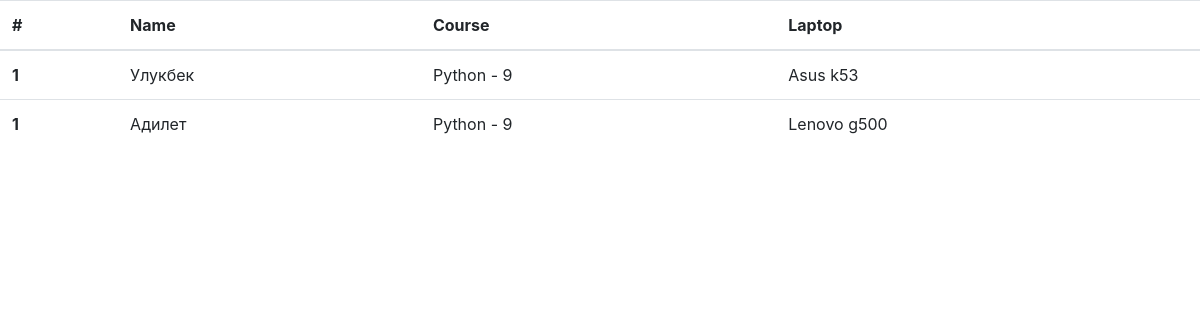
The app's page /student/list/, older data.
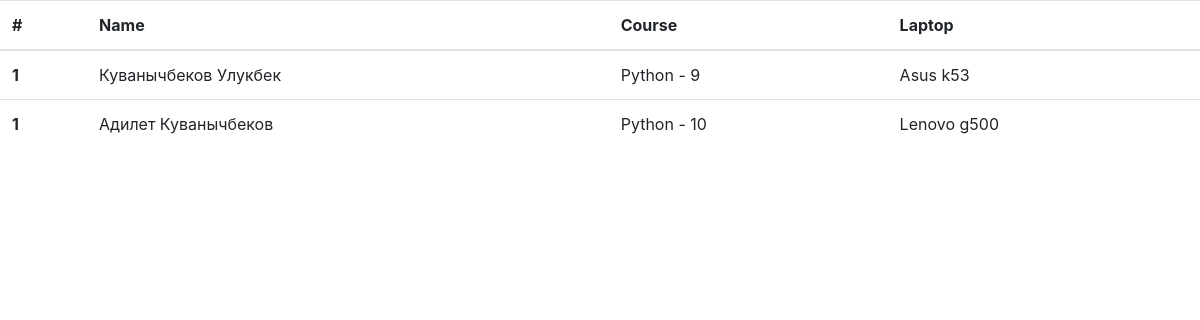
The same page, newer data.
### codify/models.py (models this page shows, shortened)
class Student(models.Model):
    name = models.CharField(max_length=100)
    course = models.ForeignKey(Course, on_delete=models.CASCADE)
    laptop = models.CharField(max_length=100)

class Course(models.Model):
    name = models.CharField(max_length=100)
    mentor_name = models.CharField(max_length=100)
    language = models.CharField(max_length=20)
    def __str__(self):
        return self.name

### codify/views.py (the view)
# urls.py: path('student/list/', views.student_list, name='student_list'),
def student_list(request):
    students = Student.objects.all()
    return render(request, 'student_list.html', {'students':students})

### codify/templates/student_list.html
{% extends 'base.html'%}
{% block content%}
<table class="table">
  <thead>
    <tr>
      <th scope="col">#</th>
      <th scope="col">Name</th>
      <th scope="col">Course</th>
      <th scope="col">Laptop</th>
    </tr>
  </thead>
  <tbody>
    {% for student in students %}
    <tr>
      <th scope="row">1</th>
      <td>{{ student.name }}</td>
      <td>{{ student.course }}</td>
      <td>{{ student.laptop }}</td>
    </tr>
    {% endfor %}
  </tbody>
</table>
{% endblock content%}

### codify/templates/base.html (shortened to what this page needs)
<!doctype html>
<html lang="en">
  <head>
    <link rel="stylesheet" href="https://cdn.jsdelivr.net/npm/bootstrap@4.6.2/dist/css/bootstrap.min.css">
  </head>
  <body>
    {% block content %}
    {% endblock content %}
  </body>
</html>

Row changes from the older to the newer data that the page shows:
removed Student: name "Улукбек", course "Python - 9", laptop "Asus k53"
removed Student: name "Адилет", course "Python - 9", laptop "Lenovo g500"
added Student: name "Куванычбеков Улукбек", course "Python - 9", laptop "Asus k53"
added Student: name "Адилет Куванычбеков", course "Python - 10", laptop "Lenovo g500"
